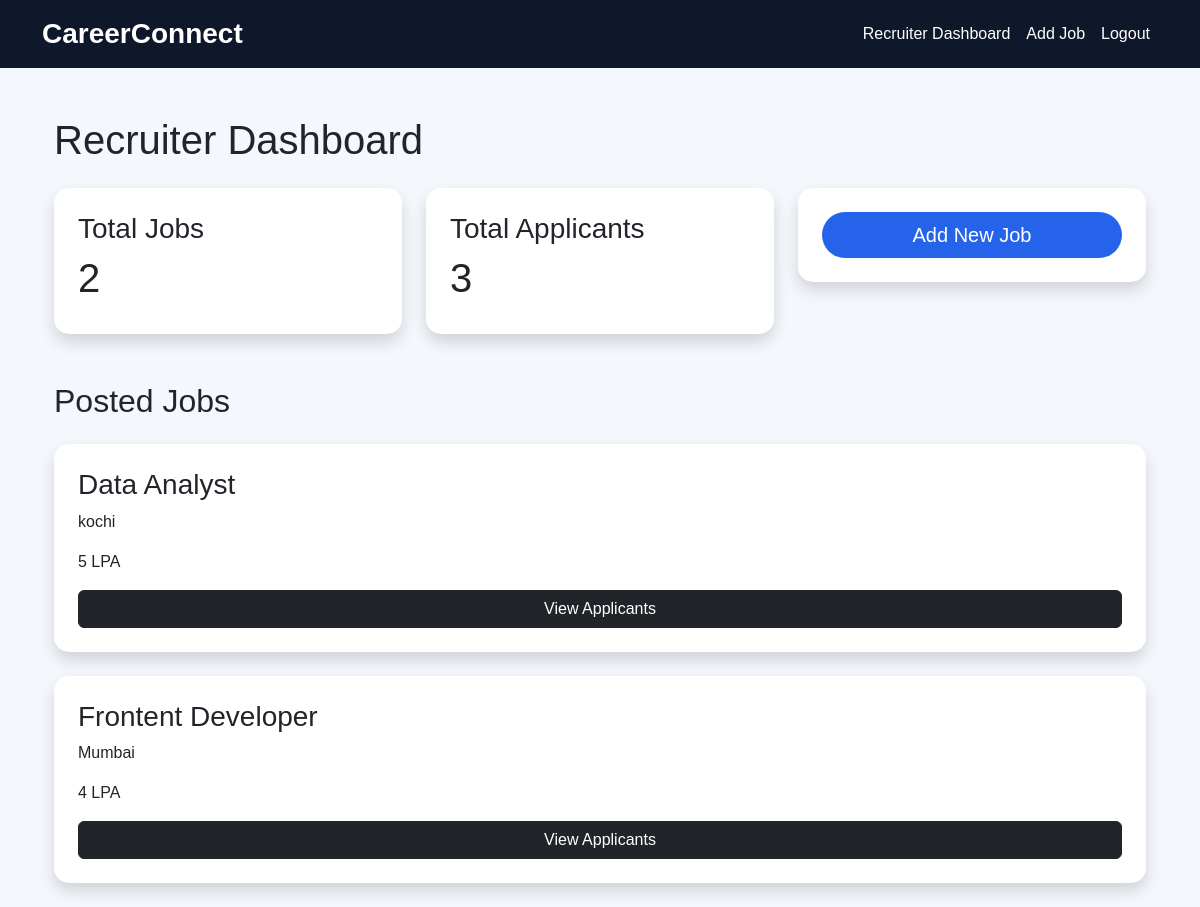
The app's page /recruiter/dashboard/ (signed in) with its own data.
### jobs/models.py (models this page shows, shortened)
class Job(models.Model):
    JOB_TYPES = (
        ('FULLTIME', 'Full Time'),
        ('INTERNSHIP', 'Internship'),
    )
    recruiter = models.ForeignKey(CustomUser, on_delete=models.CASCADE)
    title = models.CharField(max_length=200)
    description = models.TextField()
    location = models.CharField(max_length=100)
    salary = models.CharField(max_length=100)
    skills_required = models.TextField()
    deadline = models.DateField()
    job_type = models.CharField(max_length=20, choices=JOB_TYPES)
    created_at = models.DateTimeField(auto_now_add=True)

### accounts/decorators.py (the view)
    def wrapper(request, *args, **kwargs):
        if request.user.is_authenticated and request.user.role == 'RECRUITER':
            return view_func(request, *args, **kwargs)
        return redirect('recruiter_login')

### recruiters/views.py (called while the page is built)
@login_required(login_url='recruiter_login')
@recruiter_required
def recruiter_dashboard(request):
    jobs = Job.objects.filter(
        recruiter=request.user
    )
    applications = Application.objects.filter(
        recruiter=request.user
    )
    return render(
        request,
        'recruiters/recruiter_dashboard.html',
        {
            'jobs': jobs,
            'applications': applications
        }
    )

### templates/recruiters/recruiter_dashboard.html
{% extends 'base/base.html' %}
{% block content %}
<div class="container mt-5">
    <h1 class="mb-4">
        Recruiter Dashboard
    </h1>
    <div class="row mb-5">
        <div class="col-md-4">
            <div class="card shadow p-4">
                <h3>Total Jobs</h3>
                <h1>
                    {{ jobs.count }}
                </h1>
            </div>
        </div>
        <div class="col-md-4">
            <div class="card shadow p-4">
                <h3>Total Applicants</h3>
                <h1>
                    {{ applications.count }}
                </h1>
            </div>
        </div>
        <div class="col-md-4">
            <div class="card shadow p-4 text-center">
                <a href="{% url 'add_job' %}"
                   class="btn btn-primary btn-lg">
                    Add New Job
                </a>
            </div>
        </div>
    </div>
    <h2 class="mb-4">
        Posted Jobs
    </h2>
    {% for job in jobs %}
        <div class="card shadow p-4 mb-4">
            <h3>
                {{ job.title }}
            </h3>
            <p>
                {{ job.location }}
            </p>
            <p>
                {{ job.salary }}
            </p>
            <a href="{% url 'view_applicants' job.id %}"
               class="btn btn-dark">
                View Applicants
            </a>
        </div>
    {% empty %}
        <div class="alert alert-info">
            No jobs posted yet.
        </div>
    {% endfor %}
</div>
{% endblock %}

### myproject/static/css/style.css (style rules this page uses)
body { background-color: #f4f7fc; font-family: Arial, sans-serif; }
.card { border: none; border-radius: 15px; transition: 0.3s; }
.btn-primary { background-color: #2563eb; border: none; border-radius: 30px; }
body { background: #f4f7fc; font-family: 'Poppins', sans-serif; }
.card { transition: 0.3s ease; }
.btn-primary { background: #2563eb; border: none; }

### records on screen
Job: title "Data Analyst", location "kochi", salary "5 LPA"
Job: title "Frontent Developer", location "Mumbai", salary "4 LPA"

### other values on screen
{{ jobs.count }} "2"
{{ applications.count }} "3"
